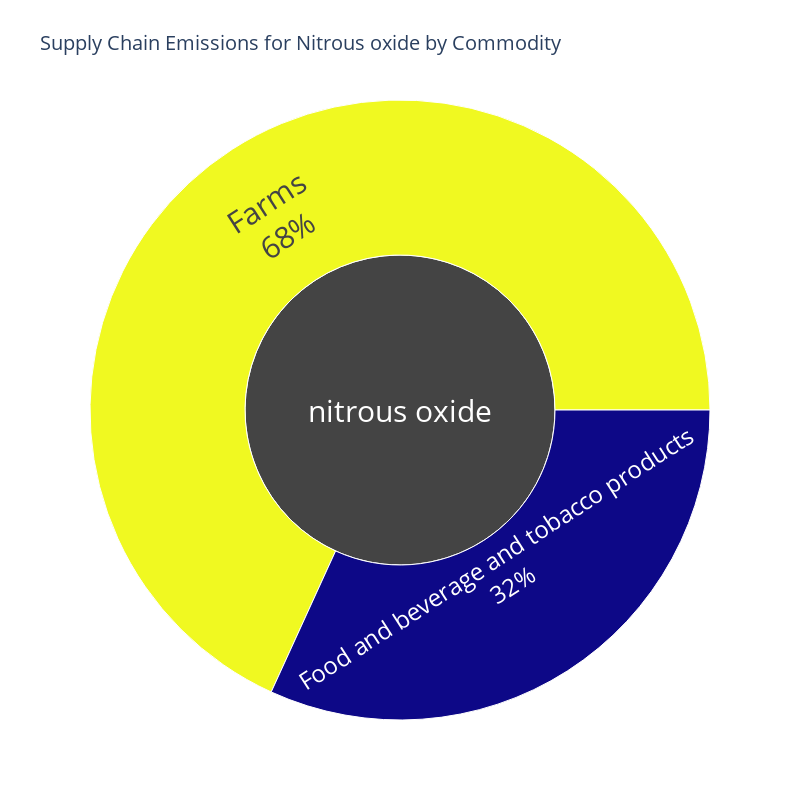

Notebook cell for this chart:
### Code cell
plot_sunburst_for_substance('nitrous oxide',substance_top_comm)

### Figure 1 — Plotly figure (JSON) as saved in the notebook; plotly's stock layout.template omitted (floating-point values rounded to 4 significant figures)
{"data": [{"branchvalues": "total", "labels": ["Farms", "Food and beverage and tobacco products"], "marker": {"colors": [0.015, 0.007]}, "parents": ["nitrous oxide", "nitrous oxide"], "textfont": {"size": 30}, "textinfo": "label+percent entry", "type": "sunburst", "values": [0.015, 0.007]}], "layout": {"height": 800, "title": {"font": {"size": 20}, "text": "Supply Chain Emissions for Nitrous oxide by Commodity"}, "width": 800}}
